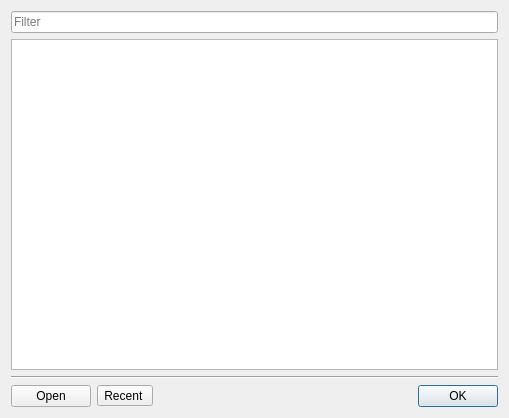
<?xml version="1.0" encoding="UTF-8"?>
<ui version="4.0">
 <class>NewProjectDialog</class>
 <widget class="QDialog" name="NewProjectDialog">
  <property name="geometry">
   <rect>
    <x>0</x>
    <y>0</y>
    <width>509</width>
    <height>418</height>
   </rect>
  </property>
  <property name="windowTitle">
   <string>New Project</string>
  </property>
  <layout class="QGridLayout" name="gridLayout">
   <item row="1" column="0">
    <widget class="QListView" name="listViewProjects">
     <property name="editTriggers">
      <set>QAbstractItemView::NoEditTriggers</set>
     </property>
     <property name="iconSize">
      <size>
       <width>24</width>
       <height>24</height>
      </size>
     </property>
     <property name="viewMode">
      <enum>QListView::ListMode</enum>
     </property>
    </widget>
   </item>
   <item row="3" column="0">
    <widget class="Line" name="line">
     <property name="orientation">
      <enum>Qt::Horizontal</enum>
     </property>
    </widget>
   </item>
   <item row="4" column="0">
    <layout class="QHBoxLayout" name="horizontalLayout">
     <item>
      <widget class="QPushButton" name="pushButtonOpen">
       <property name="text">
        <string>Open</string>
       </property>
      </widget>
     </item>
     <item>
      <widget class="QToolButton" name="toolButtonRecent">
       <property name="text">
        <string>Recent </string>
       </property>
       <property name="toolButtonStyle">
        <enum>Qt::ToolButtonTextBesideIcon</enum>
       </property>
       <property name="arrowType">
        <enum>Qt::NoArrow</enum>
       </property>
      </widget>
     </item>
     <item>
      <spacer name="horizontalSpacer">
       <property name="orientation">
        <enum>Qt::Horizontal</enum>
       </property>
       <property name="sizeHint" stdset="0">
        <size>
         <width>40</width>
         <height>20</height>
        </size>
       </property>
      </spacer>
     </item>
     <item>
      <widget class="QDialogButtonBox" name="buttonBox">
       <property name="standardButtons">
        <set>QDialogButtonBox::Ok</set>
       </property>
      </widget>
     </item>
    </layout>
   </item>
   <item row="0" column="0">
    <widget class="QLineEdit" name="lineEditFilter">
     <property name="placeholderText">
      <string>Filter</string>
     </property>
    </widget>
   </item>
  </layout>
 </widget>
 <resources/>
 <connections>
  <connection>
   <sender>buttonBox</sender>
   <signal>accepted()</signal>
   <receiver>NewProjectDialog</receiver>
   <slot>accept()</slot>
   <hints>
    <hint type="sourcelabel">
     <x>434</x>
     <y>388</y>
    </hint>
    <hint type="destinationlabel">
     <x>254</x>
     <y>208</y>
    </hint>
   </hints>
  </connection>
 </connections>
</ui>
